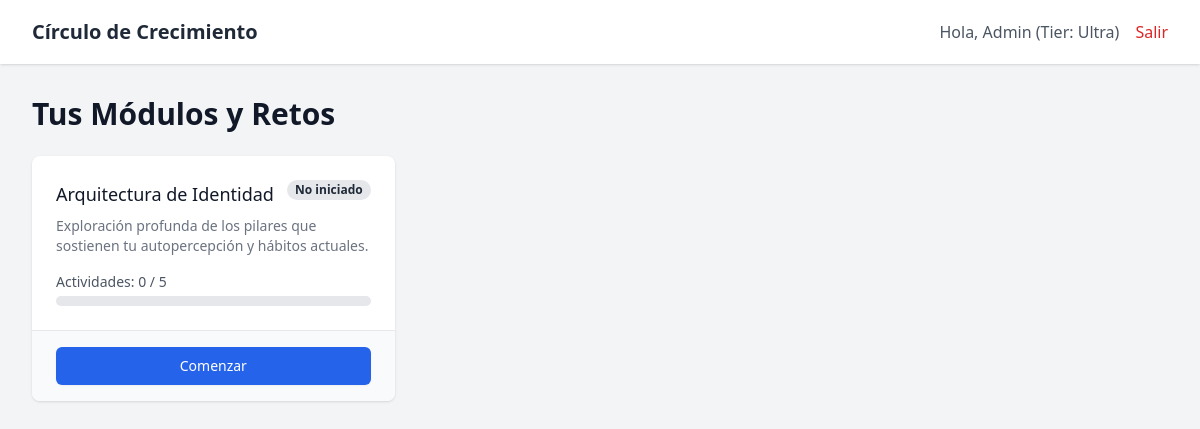
The app's page /index.php (signed in) with its own data.
### tables this page shows
CREATE TABLE `users` (
  `id` binary(16) NOT NULL,
  `email` varchar(100) NOT NULL,
  `password_hash` varchar(255) NOT NULL,
  `tier_id` int(11) DEFAULT NULL,
  `status` enum('active','inactive') DEFAULT 'active',
  `created_at` timestamp NOT NULL DEFAULT current_timestamp()
);

CREATE TABLE `user_profiles` (
  `user_id` binary(16) NOT NULL,
  `first_name` varchar(100) NOT NULL,
  `last_name` varchar(100) NOT NULL,
  `phone` varchar(20) DEFAULT NULL,
  `country` varchar(100) DEFAULT NULL,
  `city` varchar(100) DEFAULT NULL,
  `marital_status` enum('soltero','casado','divorciado','viudo','otro') DEFAULT NULL,
  `age` int(11) DEFAULT NULL,
  `updated_at` timestamp NOT NULL DEFAULT current_timestamp() ON UPDATE current_timestamp()
);

CREATE TABLE `subscription_tiers` (
  `id` int(11) NOT NULL,
  `name` varchar(50) NOT NULL,
  `created_at` timestamp NOT NULL DEFAULT current_timestamp()
);

CREATE TABLE `modules_challenges` (
  `id` int(11) NOT NULL,
  `title` varchar(150) NOT NULL,
  `description` text DEFAULT NULL,
  `type` enum('modulo','reto_semanal','reto_mensual','reto_individual') NOT NULL,
  `numeric_order` decimal(5,2) NOT NULL,
  `is_premium` tinyint(1) DEFAULT 0,
  `active` tinyint(1) DEFAULT 1,
  `created_at` timestamp NOT NULL DEFAULT current_timestamp(),
  `unlock_keyword` varchar(50) DEFAULT NULL,
  `module_group` varchar(100) DEFAULT 'General',
  `duration_days` int(11) DEFAULT 7,
  `audio_url` text DEFAULT NULL
);

### index.php (the view, shortened to what this page needs)
<?php
require_once 'includes/db.php';
$user_id_hex = $_SESSION['user_id'];
$user_id_bin = hex2bin($user_id_hex);
$stmt = $pdo->prepare("SELECT u.*, t.name as tier_name, p.first_name FROM users u JOIN subscription_tiers t ON u.tier_id = t.id JOIN user_profiles p ON u.id = p.user_id WHERE u.id = ?");
$stmt->execute([$user_id_bin]);
$user = $stmt->fetch();
$stmt_modules = $pdo->prepare("
    SELECT mc.*,
           ump.is_completed AS progress_completed,
           ump.started_at,
           (SELECT COUNT(*) FROM activities a WHERE a.module_id = mc.id) as total_activities,
           (SELECT COUNT(*) FROM user_activity_responses uar
            JOIN activities a ON uar.activity_id = a.id
            WHERE uar.user_id = ? AND a.module_id = mc.id AND uar.is_completed = 0) as completed_activities
    FROM modules_challenges mc
    LEFT JOIN user_module_progress ump ON mc.id = ump.module_id AND ump.user_id = ?
    WHERE mc.active = 1
      AND (mc.type != 'reto_individual'
           OR mc.id IN (SELECT challenge_id FROM individual_assignments WHERE user_id = ? AND is_active = 1))
    ORDER BY mc.numeric_order ASC
");
$stmt_modules->execute([$user_id_bin, $user_id_bin, $user_id_bin]);
$modules = $stmt_modules->fetchAll();
?>
<!DOCTYPE html>
<html lang="es">
<head>
    <script src="https://cdn.tailwindcss.com"></script>
</head>
<body class="bg-gray-100 min-h-screen">
    <nav class="bg-white shadow mb-8">
        <div class="max-w-7xl mx-auto px-4 sm:px-6 lg:px-8">
            <div class="flex justify-between h-16">
                <div class="flex items-center">
                    <span class="text-xl font-bold text-gray-800">Círculo de Crecimiento</span>
                </div>
                <div class="flex items-center">
                    <span class="mr-4 text-gray-600">Hola, <?= htmlspecialchars($user['first_name']) ?> (Tier: <?= htmlspecialchars($user['tier_name']) ?>)</span>
                    <a href="logout.php" class="text-red-600 hover:text-red-800 font-medium">Salir</a>
                </div>
            </div>
        </div>
    </nav>
    <div class="max-w-7xl mx-auto px-4 sm:px-6 lg:px-8">
        <h1 class="text-3xl font-bold text-gray-900 mb-6">Tus Módulos y Retos</h1>
        <div class="grid grid-cols-1 md:grid-cols-2 lg:grid-cols-3 gap-6">
            <?php foreach ($modules as $mod): ?>
                <?php
                $status_text = 'No iniciado';
                $status_color = 'bg-gray-200 text-gray-800';
                $btn_text = ($status_text === 'No iniciado') ? 'Comenzar' : 'Continuar';
                $can_access = true;
                ?>
                <div class="bg-white rounded-lg shadow overflow-hidden flex flex-col">
                    <div class="p-6 flex-grow">
                        <div class="flex justify-between items-start">
                            <h3 class="text-lg font-medium text-gray-900"><?= htmlspecialchars($mod['title']) ?></h3>
                            <span class="px-2 inline-flex text-xs leading-5 font-semibold rounded-full <?= $status_color ?>">
                                <?= $status_text ?>
                            </span>
                        </div>
                        <p class="mt-2 text-sm text-gray-500 line-clamp-3">
                            <?= htmlspecialchars($mod['description']) ?>
                        </p>
                        <div class="mt-4">
                            <p class="text-sm text-gray-600">
                                Actividades: <?= $mod['completed_activities'] ?> / <?= $mod['total_activities'] ?>
                            </p>
                            <div class="w-full bg-gray-200 rounded-full h-2.5 mt-1">
                            </div>
                        </div>
                    </div>
                    <div class="px-6 py-4 bg-gray-50 border-t border-gray-200">
                        <?php if ($can_access): ?>
                            <form method="POST" action="start_module.php" class="w-full">
                                <button type="submit" class="w-full inline-flex justify-center items-center px-4 py-2 border border-transparent text-sm font-medium rounded-md shadow-sm text-white bg-blue-600 hover:bg-blue-700 focus:outline-none focus:ring-2 focus:ring-offset-2 focus:ring-blue-500">
                                    <?= $btn_text ?>
                                </button>
                            </form>
                        <?php else: ?>
                            <button disabled class="w-full inline-flex justify-center items-center px-4 py-2 border border-transparent text-sm font-medium rounded-md shadow-sm text-white bg-gray-400 cursor-not-allowed">
                                Disponible en Pro/Ultra
                            </button>
                        <?php endif; ?>
                    </div>
                </div>
            <?php endforeach; ?>
        </div>
    </div>
</body>
</html>

### records on screen
users: user_profiles.first_name "Admin", tier.name "Ultra"
modules_challenges: title "Arquitectura de Identidad", status_text "No iniciado", description "Exploración profunda de los pilares que sostienen tu autopercepción y hábitos actuales.", completed_activities "0", total_activities "5", btn_text "Comenzar"
